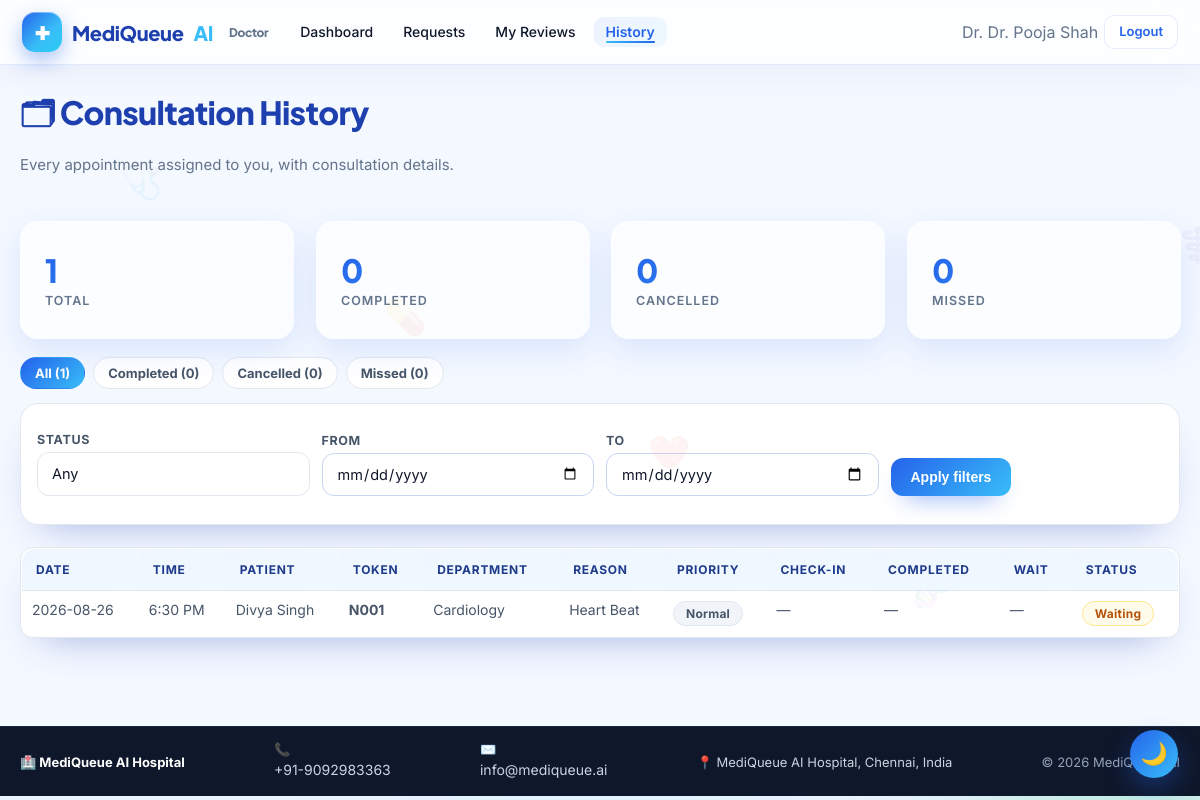
The page /doctor/history (signed in) on the database its author committed.
### tables this page shows
CREATE TABLE doctors(
            id INTEGER PRIMARY KEY,
            doc_code TEXT UNIQUE,
            name TEXT, department TEXT, qualification TEXT,
            experience INTEGER, specialization TEXT,
            fee INTEGER, avg_time INTEGER,
            available INTEGER DEFAULT 1,
            photo TEXT,
            username TEXT UNIQUE, password TEXT);

CREATE TABLE appointments(
            id INTEGER PRIMARY KEY,
            queue_no TEXT,
            patient_id INTEGER, doctor_id INTEGER,
            department TEXT, reason TEXT, priority TEXT,
            appt_date TEXT, predicted_time TEXT,
            actual_start TEXT, actual_end TEXT,
            status TEXT DEFAULT 'Waiting',
            consult_minutes INTEGER,
            delay_minutes INTEGER DEFAULT 0,
            prescription TEXT, notes TEXT,
            reminder_sent INTEGER DEFAULT 0,
            created_at TEXT, emergency_reason TEXT, emergency_symptoms TEXT, emergency_verified INTEGER DEFAULT 0, verified_by TEXT, verified_at TEXT, emergency_status TEXT, predicted_wait_time INTEGER, delay_reason TEXT, delayed_by TEXT, delayed_at TEXT, patient_responded INTEGER DEFAULT 0, is_reappointment INTEGER DEFAULT 0, cancel_reason TEXT, slot_time TEXT, auto_cancelled INTEGER DEFAULT 0, feedback_submitted INTEGER DEFAULT 0, qr_token TEXT, action_token TEXT, appt_time TEXT, checkin_status TEXT DEFAULT 'Booked', consult_start_time TEXT, consult_end_time TEXT, consult_started_by TEXT, consult_ended_by TEXT, checkin_time TEXT, checked_in_by TEXT, actual_wait_minutes INTEGER,
            FOREIGN KEY(patient_id) REFERENCES patients(id),
            FOREIGN KEY(doctor_id)  REFERENCES doctors(id));

CREATE TABLE patients(
            id INTEGER PRIMARY KEY,
            name TEXT, age INTEGER, gender TEXT,
            phone TEXT, email TEXT UNIQUE,
            address TEXT, blood_group TEXT, password TEXT,
            created_at TEXT);

CREATE TABLE app_settings(
        key TEXT PRIMARY KEY,
        value TEXT
    );

### backend/core/routes.py (the view)
    @app.route("/doctor/history")
    @role_required("doctor")
    def doctor_history():
        did = session["uid"]
        f_status = (request.args.get("status") or "").strip()
        f_from = (request.args.get("from") or "").strip()
        f_to = (request.args.get("to") or "").strip()
        sql = ["""SELECT a.*, p.name AS pname, d.name AS dname, d.department AS department
                  FROM appointments a
                  JOIN doctors d ON d.id=a.doctor_id
                  LEFT JOIN patients p ON p.id=a.patient_id
                  WHERE a.doctor_id=?"""]
        params = [did]
        if f_status:
            sql.append("AND a.status=?"); params.append(f_status)
        if f_from:
            sql.append("AND a.appt_date>=?"); params.append(f_from)
        if f_to:
            sql.append("AND a.appt_date<=?"); params.append(f_to)
        sql.append("ORDER BY a.appt_date DESC, a.id DESC")
        rows = query(" ".join(sql), tuple(params))
        def _c(status=None):
            if status:
                return query("SELECT COUNT(*) c FROM appointments WHERE doctor_id=? AND status=?",
                             (did, status), one=True)["c"]
            return query("SELECT COUNT(*) c FROM appointments WHERE doctor_id=?",
                         (did,), one=True)["c"]
        counts = {
            "all": _c(),
            "completed": _c("Completed"),
            "cancelled": _c("Cancelled"),
            "missed": _c("Missed"),
        }
        return render_template("doctor_history.html", rows=rows, counts=counts,
                               f={"status": f_status, "from": f_from, "to": f_to})

### backend/core/models.py (called while the page is built)
def get_conn():
    conn = sqlite3.connect(Config.DATABASE)
    conn.row_factory = sqlite3.Row
    conn.execute("PRAGMA foreign_keys = ON")
    return conn

def query(sql, params=(), one=False):
    with get_conn() as c:
        cur = c.execute(sql, params)
        rows = cur.fetchall()
        return (rows[0] if rows else None) if one else rows

### backend/core/routes.py (called while the page is built)
def role_required(role):
    def deco(fn):
        @wraps(fn)
        def inner(*a, **kw):
            cur = session.get("role")
            if cur == role:
                return fn(*a, **kw)
            if cur in ("admin", "doctor", "patient"):
                return redirect(url_for(f"{cur}_dashboard"))
            flash("Please log in first.", "warning")
            return redirect(url_for("login"))
        return inner
    return deco

### backend/core/time_utils.py (called while the page is built)
def to_ampm(value):
    if value is None or value == "":
        return ""
    dt = None
    if isinstance(value, datetime):
        dt = value
    else:
        s = str(value).strip()
        fmts = ("%H:%M", "%H:%M:%S", "%Y-%m-%d %H:%M",
                "%Y-%m-%d %H:%M:%S", "%I:%M %p", "%I:%M%p")
        for f in fmts:
            try:
                dt = datetime.strptime(s, f)
                break
            except Exception:
                pass
        if dt is None:
            try:
                dt = datetime.fromisoformat(s)
            except Exception:
                return s  # give up, return original
    out = dt.strftime("%I:%M %p").lstrip("0")
    if out.startswith(":"):
        out = "12" + out
    return out

### frontend/templates/doctor_history.html (shortened to what this page needs)
{% extends "base.html" %}
{% block content %}
<div class="container mq-page">
  <div class="mq-head">
    <div>
      <h1 class="section-title">🗂 Consultation History</h1>
      <p class="section-sub">Every appointment assigned to you, with consultation details.</p>
    </div>
  </div>
  <div class="grid c4">
    <div class="card stat glass"><div class="num">{{ counts.all }}</div><div class="lbl">Total</div></div>
    <div class="card stat glass"><div class="num">{{ counts.completed }}</div><div class="lbl">Completed</div></div>
    <div class="card stat glass"><div class="num">{{ counts.cancelled }}</div><div class="lbl">Cancelled</div></div>
    <div class="card stat glass"><div class="num">{{ counts.missed }}</div><div class="lbl">Missed</div></div>
  </div>
  <div class="mq-chiprow" style="margin-top:18px">
    <a class="mq-chip {{ 'active' if not f.status }}" href="/doctor/history">All ({{ counts.all }})</a>
    <a class="mq-chip {{ 'active' if f.status=='Completed' }}" href="/doctor/history?status=Completed">Completed ({{ counts.completed }})</a>
    <a class="mq-chip {{ 'active' if f.status=='Cancelled' }}" href="/doctor/history?status=Cancelled">Cancelled ({{ counts.cancelled }})</a>
    <a class="mq-chip {{ 'active' if f.status=='Missed' }}" href="/doctor/history?status=Missed">Missed ({{ counts.missed }})</a>
  </div>
  <form class="mq-filters" method="get">
    <div class="mq-field"><label>Status</label>
      <select class="mq-select" name="status">
        <option value="">Any</option>
      </select></div>
    <div class="mq-field"><label>From</label>
      <input class="mq-input" type="date" name="from" value="{{ f['from'] }}"></div>
    <div class="mq-field"><label>To</label>
      <input class="mq-input" type="date" name="to" value="{{ f.to }}"></div>
    <div class="mq-field"><button class="mq-btn" type="submit">Apply filters</button></div>
  </form>
  <div class="mq-table-wrap mq-mt">
    <table class="mq-table">
      <thead><tr>
        <th>Date</th><th>Time</th><th>Patient</th><th>Token</th><th>Department</th>
        <th>Reason</th><th>Priority</th><th>Check-in</th><th>Completed</th>
        <th>Wait</th><th>Status</th>
      </tr></thead>
      <tbody>
      {% for r in rows %}
        <tr>
          <td>{{ r.appt_date }}</td>
          <td>{{ (r.appt_time or r.slot_time or r.predicted_time) | ampm }}</td>
          <td>{{ r.pname or '—' }}</td>
          <td><b>{{ r.queue_no }}</b></td>
          <td>{{ r.department }}</td>
          <td>{{ r.reason or '—' }}</td>
          <td><span class="mq-pill {% if r.priority=='Emergency' %}emergency{% elif r.priority=='Urgent' %}warn{% else %}muted{% endif %}">{{ r.priority }}</span></td>
          <td>{{ r.checkin_time | ampm_dt if r.checkin_time else '—' }}</td>
          <td>{{ r.actual_end | ampm_dt if r.actual_end else '—' }}</td>
          <td>{{ r.actual_wait_minutes ~ ' min' if r.actual_wait_minutes is not none else '—' }}</td>
          <td><span class="mq-pill {% if r.status=='Completed' %}ok{% elif r.status in ('Cancelled','Missed') %}danger{% elif r.status=='InProgress' %}info{% else %}warn{% endif %}">
            {{ 'Consulting' if r.status=='InProgress' else r.status }}</span></td>
        </tr>
      {% else %}
        <tr><td colspan="11" class="mq-empty">No appointments match these filters.</td></tr>
      {% endfor %}
      </tbody>
    </table>
  </div>
</div>
{% endblock %}

### frontend/templates/base.html (shortened to what this page needs)
<!doctype html>
<html lang="en">
<head>
<link rel="stylesheet" href="{{ url_for('static', filename='css/style.css') }}"/>
<link rel="stylesheet" href="{{ url_for('static', filename='css/premium.css') }}"/>
<link rel="stylesheet" href="{{ url_for('static', filename='css/mq.css') }}"/>
<link rel="stylesheet" href="{{ url_for('static', filename='css/enterprise.css') }}"/>
</head>
<body class="{{ 'mq-dark' if SETTINGS and SETTINGS.get('theme')=='dark' else '' }}">
<div class="orb a"></div><div class="orb b"></div><div class="orb c"></div>
<nav class="nav">
  <div class="nav-inner">
    {% set role = session.get('role') %}
    {% if role == 'admin' %}
      <a class="brand" href="/admin"><span class="logo">✚</span> MediQueue<span style="color:var(--sky)">AI</span> <small style="color:var(--muted);font-size:12px;margin-left:6px">Admin</small></a>
      <a class="link" href="/admin">Dashboard</a>
      <a class="link" href="/admin/patients">Patients</a>
      <a class="link" href="/admin/appointments">Appointments</a>
      <a class="link" href="/admin/doctors">Doctors</a>
      <a class="link" href="/admin/departments">Departments</a>
      <a class="link" href="/admin/qr-checkin">Check-In</a>
      <a class="link" href="/admin/history">History</a>
      <a class="link" href="/admin/settings">Settings</a>
      <div class="spacer"></div>
      <span class="link" style="color:var(--muted)">Hi, Administrator</span>
      <a class="btn ghost sm" href="/logout">Logout</a>
    {% elif role == 'doctor' %}
      <a class="brand" href="/doctor"><span class="logo">✚</span> MediQueue<span style="color:var(--sky)">AI</span> <small style="color:var(--muted);font-size:12px;margin-left:6px">Doctor</small></a>
      <a class="link" href="/doctor">Dashboard</a>
      <a class="link" href="/doctor/requests">Requests</a>
      <a class="link" href="/doctor/feedback">My Reviews</a>
      <a class="link" href="/doctor/history">History</a>
      <span class="link" style="color:var(--muted)">Dr. {{ session['name'] }}</span>
      <a class="btn ghost sm" href="/logout">Logout</a>
    {% endif %}
  </div>
</nav>
{% block content %}{% endblock %}
<footer class="compact-footer" style="margin-top:40px;padding:14px 20px;background:#0f172a;color:#cbd5e1;border-top:1px solid #1e293b">
  <div style="max-width:1200px;margin:0 auto;display:flex;flex-wrap:wrap;justify-content:space-between;align-items:center;gap:10px;font-size:13px">
    <div><b style="color:#fff">🏥 {{ CFG.HOSPITAL_NAME }}</b></div>
    <div>📞 <a href="tel:{{ CFG.EMERGENCY_NUMBER }}" style="color:#cbd5e1">{{ CFG.EMERGENCY_NUMBER }}</a></div>
    <div>✉️ <a href="mailto:{{ CFG.HOSPITAL_EMAIL or 'info@mediqueue.ai' }}" style="color:#cbd5e1">{{ CFG.HOSPITAL_EMAIL or 'info@mediqueue.ai' }}</a></div>
    <div>📍 {{ CFG.HOSPITAL_ADDRESS or 'MediQueue AI Hospital' }}</div>
    <div style="color:#94a3b8">© {{ now.year }} MediQueue AI</div>
  </div>
</footer>
</body></html>

### frontend/static/css/premium.css (style rules this page uses)
:root { --glass-bg: rgba(255,255,255,.65); --glass-brd: rgba(255,255,255,.55); --glass-shadow: 0 12px 32px rgba(37,99,235,.12); --ease: cubic-bezier(.4,.14,.3,1); }
.card.glass { background: var(--glass-bg) !important; backdrop-filter: blur(14px) saturate(140%); border:1px solid var(--glass-brd); box-shadow: var(--glass-shadow); border-radius:18px; }
.card.stat .num { font-size:32px;font-weight:800; background:linear-gradient(135deg,#2563eb,#38bdf8); -webkit-background-clip:text;-webkit-text-fill-color:transparent; background-clip:text;color:transparent }
main,.container { animation:fadeUp .5s var(--ease) }

### frontend/static/css/mq.css (style rules this page uses)
:root { --mq-blue:#2563eb; --mq-blue-600:#1d4ed8; --mq-blue-400:#60a5fa; --mq-sky:#38bdf8; --mq-cyan:#22d3ee; --mq-ink:#0f172a; --mq-slate:#475569; --mq-muted:#64748b; --mq-line:#e2e8f0; --mq-bg:#f4f8ff; --mq-card:#ffffff; --mq-ok:#10b981; --mq-warn:#f59e0b; --mq-danger:#ef4444; --mq-violet:#6366f1; --mq-radius:18px; --mq-shadow:0 18px 40px -22px rgba(30,64,175,.45); --mq-shadow-lg:0 28px 60px -28px rgba(30,64,175,.55); --mq-grad:linear-gradient(135deg,#2563eb 0%,#38bdf8 100%); --mq-grad-soft:linear-gradient(135deg,#eff6ff 0%,#f0f9ff 100%); }
.mq-mt { margin-top:22px }
.mq-btn { display:inline-flex;align-items:center;gap:8px;justify-content:center; background:var(--mq-grad);color:#fff;border:none;cursor:pointer; padding:11px 20px;border-radius:12px;font-weight:700;font-size:14px; text-decoration:none;box-shadow:0 12px 24px -14px rgba(37,99,235,.9); transition:transform .18s,box-shadow .18s,filter .18s; }
.mq-pill { display:inline-flex;align-items:center;gap:6px;padding:4px 12px; border-radius:999px;font-size:12px;font-weight:700;letter-spacing:.02em; background:#eff6ff;color:var(--mq-blue-600);border:1px solid #dbeafe }
.mq-pill.warn { background:#fffbeb;color:#b45309;border-color:#fde68a }
.mq-pill.muted { background:#f1f5f9;color:#475569;border-color:#e2e8f0 }
.mq-table-wrap { background:#fff;border:1px solid var(--mq-line); border-radius:var(--mq-radius);overflow:hidden;box-shadow:var(--mq-shadow) }
.mq-table { width:100%;border-collapse:collapse;font-size:14px }
.mq-table thead th { background:var(--mq-grad-soft);color:#1e3a8a;text-align:left; font-size:12px;letter-spacing:.06em;text-transform:uppercase; padding:13px 14px;border-bottom:1px solid var(--mq-line);white-space:nowrap; }
.mq-table td { padding:12px 14px;border-bottom:1px solid #f1f5f9;color:var(--mq-slate) }
.mq-table tbody tr { transition:background .18s }
.mq-table tbody tr:last-child td { border-bottom:none }
.mq-field { display:flex;flex-direction:column;gap:6px;margin-bottom:14px }
.mq-field label { font-size:12.5px;font-weight:700;color:var(--mq-slate); text-transform:uppercase;letter-spacing:.05em }
.mq-input,.mq-select,.mq-textarea { width:100%;padding:11px 14px;border:1.5px solid var(--mq-line); border-radius:12px;font-size:14.5px;color:var(--mq-ink);background:#fff; transition:border-color .18s,box-shadow .18s;font-family:inherit; }
.mq-filters { display:grid;gap:12px;grid-template-columns:repeat(auto-fit,minmax(150px,1fr)); align-items:end;background:#fff;border:1px solid var(--mq-line); border-radius:var(--mq-radius);padding:16px;box-shadow:var(--mq-shadow) }
.mq-chiprow { display:flex;flex-wrap:wrap;gap:8px;margin:14px 0 }
.mq-chip { padding:7px 14px;border-radius:999px;font-size:13px;font-weight:700; background:#fff;border:1.5px solid var(--mq-line);color:var(--mq-slate); text-decoration:none;transition:.18s }
.mq-chip.active { background:var(--mq-grad);color:#fff;border-color:transparent }

### frontend/static/css/enterprise.css (style rules this page uses)
:root { --mq-ink:#0f172a;--mq-line:#e2e8f0;--mq-sky:#0ea5e9;--mq-ok:#16a34a;--mq-bad:#dc2626;--mq-warn:#d97706;--mq-card:rgba(255,255,255,.78) }
.mq-page { padding:26px 20px 48px }
.mq-head { display:flex;flex-wrap:wrap;gap:16px;justify-content:space-between;align-items:flex-end;margin-bottom:18px }
.mq-field { display:block;margin-bottom:12px;font-size:13px;color:#475569;font-weight:600 }
.mq-table-wrap { overflow:auto;border:1px solid var(--mq-line);border-radius:12px }
.mq-table { width:100%;border-collapse:collapse;font-size:13px;background:#fff }
.mq-table th { position:sticky;top:0;background:#f1f5f9;text-align:left;padding:10px;font-weight:700;color:#334155;white-space:nowrap }
.mq-table td { padding:10px;border-top:1px solid var(--mq-line);vertical-align:top }

### rows shown on the page
doctors: name "Dr. Pooja Shah"
appointments: appt_date "2026-08-26", appt_time "6:30 PM", name "Divya Singh", queue_no "N001", department "Cardiology", reason "Heart Beat", priority "Normal", checkin_time|ampm_dt "—", actual_end|ampm_dt "—", actual_wait_minutes "—", status "Waiting"
app_settings: HOSPITAL_NAME "MediQueue AI Hospital"

### other values the page prints
{{ counts.all }} "1"
{{ counts.completed }} "0"
{{ counts.cancelled }} "0"
{{ counts.missed }} "0"
{{ CFG.EMERGENCY_NUMBER }} "+91-9092983363"
{{ CFG.HOSPITAL_EMAIL or 'info@mediqueue.ai' }} "info@mediqueue.ai"
{{ CFG.HOSPITAL_ADDRESS or 'MediQueue AI Hospital' }} "MediQueue AI Hospital, Chennai, India"
